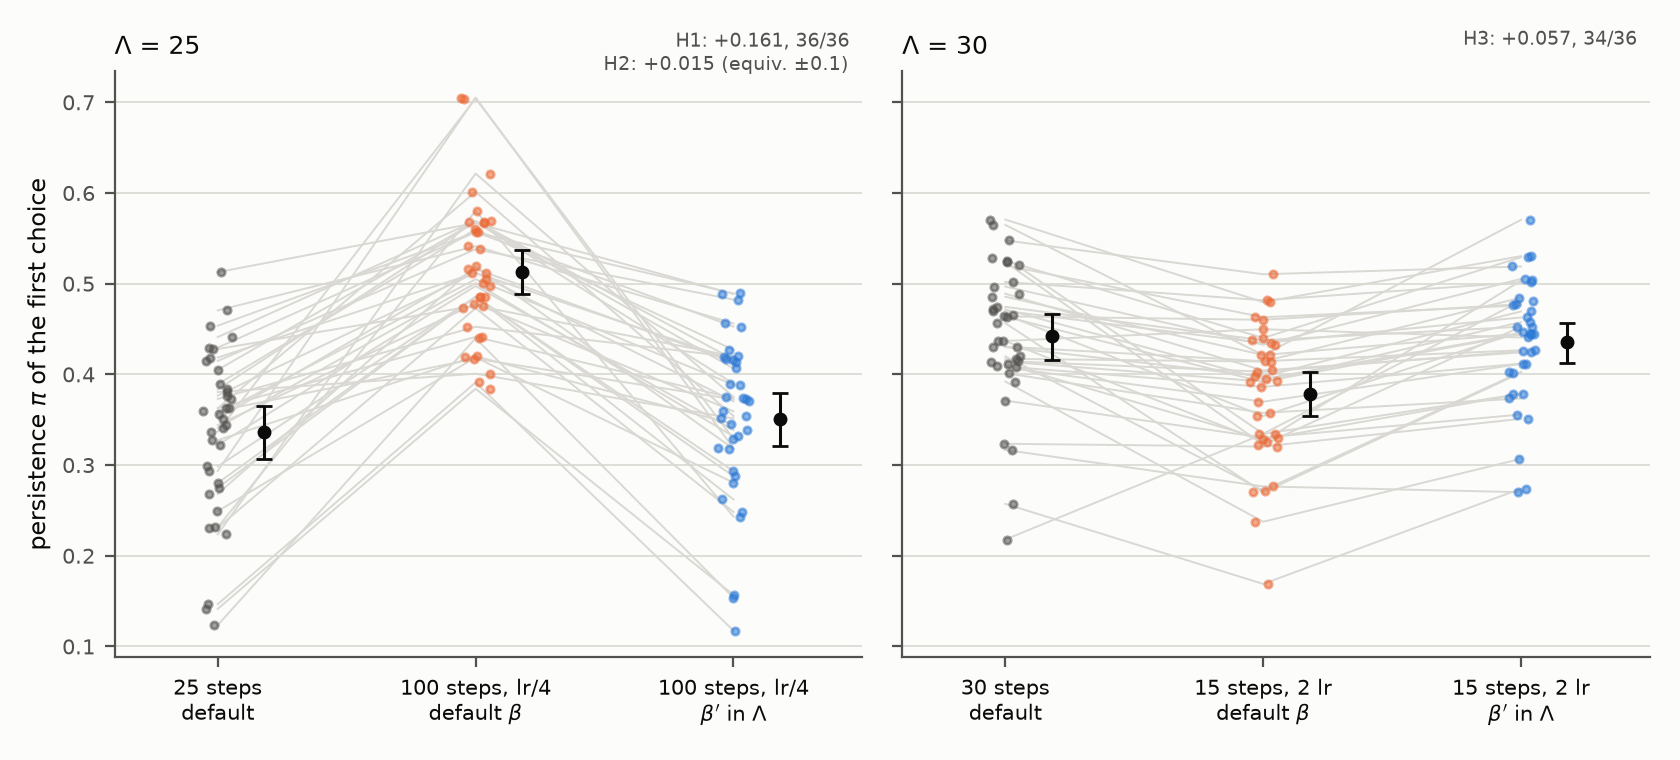

Here is the Python script that generated this plot:
"""Figure 9 (draft, CONFIRMED block, section 3.15): lock-in ticks in summed learning rate Lambda once Adam's moment windows are
also measured in Lambda. add mod 113, GPU. R9 (manifest 8b22879a, 36 seeds 3300-3335): persistence pi of the first choice after a
switch, per seed (thin lines join the cells of one seed), cell mean with 95 % bootstrap CI over seeds.
Left, Lambda = 25: 25 default steps (n25), 100 steps at lr x 0.25 with default betas (l100) and with windows matched in Lambda,
beta' = 1 - c (1 - beta) = 0.975 / 0.995 (l100b). Right, Lambda = 30: 30 default steps (n30), 15 steps at lr x 2 with default betas
(c2) and with beta' = 0.8 / 0.96 (c2b). Registered contrasts: H1 = l100 - l100b, H2 = l100b vs n25 (equivalence +-0.1),
H3 = c2b - c2. Reads only the frozen summary R9_summary.json. Output: fig9_r9_window_clock.png/.svg.
  python lab/paper/figures/fig9_r9_window_clock.py
"""
from __future__ import annotations

import json
from pathlib import Path

import matplotlib

matplotlib.use("Agg")
import matplotlib.pyplot as plt  # noqa: E402
import numpy as np  # noqa: E402

HERE = Path(__file__).resolve().parent
LAB = HERE.parents[1]
C1, C2, INK, MUTED, SURFACE, GRID = "#2a78d6", "#eb6834", "#0b0b0b", "#52514e", "#fcfcfb", "#d9d8d3"   # palette slots 1, 2
PANELS = ((r"$\Lambda$ = 25", ("n25", "l100", "l100b"), ("25 steps\ndefault", "100 steps, lr/4\ndefault $\\beta$",
                                                         "100 steps, lr/4\n$\\beta'$ in $\\Lambda$")),
          (r"$\Lambda$ = 30", ("n30", "c2", "c2b"), ("30 steps\ndefault", "15 steps, 2 lr\ndefault $\\beta$",
                                                     "15 steps, 2 lr\n$\\beta'$ in $\\Lambda$")))


def boot_ci(v: np.ndarray, rng: np.random.Generator, n: int = 10000) -> tuple[float, float]:
    m = rng.choice(v, (n, len(v)), replace=True).mean(1)
    return float(np.quantile(m, 0.025)), float(np.quantile(m, 0.975))


def style(a: plt.Axes) -> None:
    a.set_facecolor(SURFACE)
    a.grid(axis="y", color=GRID, linewidth=0.6)
    a.set_axisbelow(True)
    for side in ("top", "right"):
        a.spines[side].set_visible(False)
    for side in ("left", "bottom"):
        a.spines[side].set_color(MUTED)
    a.tick_params(colors=MUTED, labelsize=7.5)


def main() -> None:
    r9 = json.loads((LAB / "confirm/R9_summary.json").read_text(encoding="utf-8"))
    rows = [r for r in r9["rows"] if r.get("valid")]
    assert r9["hypotheses"]["n"] == len(rows) == r9["n_planned"] == 36
    pi = {c: np.array([r[f"pi_{c}"] for r in rows]) for c in ("n25", "n30", "l100", "l100b", "c2", "c2b")}
    h = r9["hypotheses"]
    assert np.isclose((pi["l100"] - pi["l100b"]).mean(), h["H1"]["mean"]) and np.isclose((pi["c2b"] - pi["c2"]).mean(), h["H3"]["mean"])
    assert np.isclose((pi["l100b"] - pi["n25"]).mean(), h["H2"]["mean"])
    rng = np.random.default_rng(39)
    fig, axes = plt.subplots(1, 2, figsize=(8.4, 3.8), sharey=True, facecolor=SURFACE)
    for a, (title, cells, labels) in zip(axes, PANELS):
        style(a)
        x = np.arange(3)
        for i in range(len(rows)):
            a.plot(x, [pi[c][i] for c in cells], color=GRID, linewidth=0.7, zorder=1)
        for j, c in enumerate(cells):
            col = MUTED if j == 0 else (C2 if j == 1 else C1)
            a.scatter(np.full(len(rows), j) + rng.uniform(-0.06, 0.06, len(rows)), pi[c], s=7, color=col, alpha=0.55, zorder=2)
            lo, hi = boot_ci(pi[c], rng)
            a.errorbar(j + 0.18, pi[c].mean(), yerr=[[pi[c].mean() - lo], [hi - pi[c].mean()]], fmt="o", color=INK,
                       markersize=4, capsize=3, linewidth=1.1, zorder=3)
        a.set_xticks(x, labels, fontsize=7.5, color=INK)
        a.set_xlim(-0.4, 2.5)
        a.set_title(title, fontsize=9, color=INK, loc="left")
    axes[0].set_ylabel(r"persistence $\pi$ of the first choice", fontsize=8.5, color=INK)
    axes[0].text(2.45, 1.07, f"H1: +{h['H1']['mean']:.3f}, {h['H1']['n_positive']}/36\nH2: {h['H2']['mean']:+.3f} (equiv. $\\pm$0.1)",
                 transform=axes[0].get_xaxis_transform(), ha="right", va="top", fontsize=7, color=MUTED)
    axes[1].text(2.45, 1.07, f"H3: +{h['H3']['mean']:.3f}, {h['H3']['n_positive']}/36",
                 transform=axes[1].get_xaxis_transform(), ha="right", va="top", fontsize=7, color=MUTED)
    fig.tight_layout()
    for ext in ("png", "svg"):
        fig.savefig(HERE / f"fig9_r9_window_clock.{ext}", dpi=200, facecolor=SURFACE)
    print("[fig9] written", {c: round(float(v.mean()), 3) for c, v in pi.items()})


if __name__ == "__main__":
    main()
